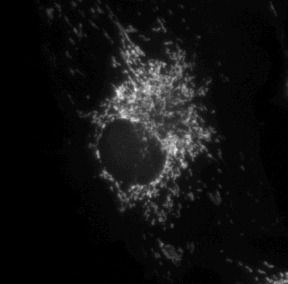
#> input picture testImages/Mito_Cropped.tif, 288 x 284 px
$ python detect_shift_xcorr.py
#> lines starting #> are read from the running program, lines starting #| are printed output that depends on the picture
"""Find how far an image was moved, using cross-correlation.

Step 1: make a shifted copy of Mito_Cropped.tif (7 pixels down, 4 right).
Step 2: cross-correlate the original with the shifted copy WITHOUT telling
        the computer the shift, and read the shift from the correlation peak.

Run this script from the top folder of the workshop repository with:

    uv run Session3_Filters/detect_shift_xcorr.py
"""

from pathlib import Path

import numpy as np
from scipy import ndimage, signal
from skimage import io
from skimage.registration import phase_cross_correlation

REPO = Path(__file__).resolve().parent.parent
MITO_FILE = REPO / "testImages" / "Mito_Cropped.tif"
RESULT_DIR = Path(__file__).resolve().parent / "results"

original = io.imread(MITO_FILE).astype(np.float64)
#> original: shape (284, 288) float64; min 256, max 9222, mean 1001.7

# --- 1. Make the shifted copy ----------------------------------------------
# ndimage.shift moves the image by (rows, columns).  Positive rows = down,
# positive columns = right.  order=0 moves whole pixels without blurring;
# the empty strip that appears at the top and left is filled with 0 (black).
SHIFT_DOWN, SHIFT_RIGHT = 7, 4
shifted = ndimage.shift(original, (SHIFT_DOWN, SHIFT_RIGHT), order=0, cval=0)
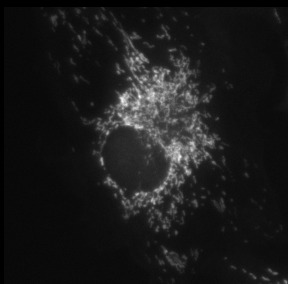
#> shifted: shape (284, 288) float64; min 0, max 9222, mean 975.1; drawn with min black and max white
RESULT_DIR.mkdir(exist_ok=True)
io.imsave(RESULT_DIR / "Mito_shifted_7down_4right.tif",
          shifted.astype(np.uint16), check_contrast=False)

# Everything below only uses `original` and `shifted` - the numbers 7 and 4
# are NOT given to the shift detection.

# --- 2. Cross-correlation ---------------------------------------------------
# Subtract each image's average brightness first.  Otherwise the score is
# mostly "how much bright area overlaps", which always favours zero shift.
a = original - original.mean()
b = shifted - shifted.mean()

# mode="full" tries EVERY possible offset between the two images, including
# ones where they only overlap a little.  The result has (2*H-1) x (2*W-1)
# values; the center element, at (H-1, W-1), is "no shift at all".
xcorr = signal.correlate(b, a, mode="full", method="fft")
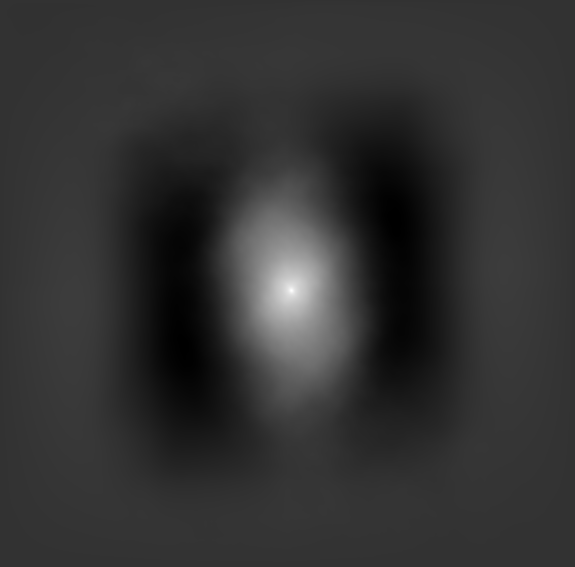
#> xcorr: shape (567, 575) float64; min -2.18e+10, max 8.86e+10, mean 0; drawn with min black and max white
peak = np.unravel_index(np.argmax(xcorr), xcorr.shape)
#> peak = (290, 291)
H, W = original.shape
#> H = 284; W = 288
dy = peak[0] - (H - 1)   # rows    (y): how far the peak is from the center
#> dy = 7
dx = peak[1] - (W - 1)   # columns (x)
#> dx = 4

print("Cross-correlation result")
print(f"  detected y shift (rows):    {dy:+d}")
#|   detected y shift (rows):    +7
print(f"  detected x shift (columns): {dx:+d}")
#|   detected x shift (columns): +4
print("  Sign convention: this is how far the SHIFTED image moved relative to")
print("  the ORIGINAL.  +y = down (image row numbers grow downward),")
print("  +x = right.  Negative values would mean up / left.")

# --- 3. Check with scikit-image's built-in tool -----------------------------
# phase_cross_correlation(reference, moving) answers a DIFFERENT question:
# "how far must I move `moving` so it lines up with `reference`?"
# That is the opposite direction, so the signs are flipped.
shift_back, error, _ = phase_cross_correlation(original, shifted)
#> shift_back = [-7, -4]; error = 1
print("\nscikit-image phase_cross_correlation(original, shifted)")
print(f"  returned (y, x) = ({shift_back[0]:+.0f}, {shift_back[1]:+.0f})")
#|   returned (y, x) = (-7, -4)
print("  Sign convention: the shift you must APPLY to the shifted image to")
print("  move it back onto the original - so the opposite signs.")
